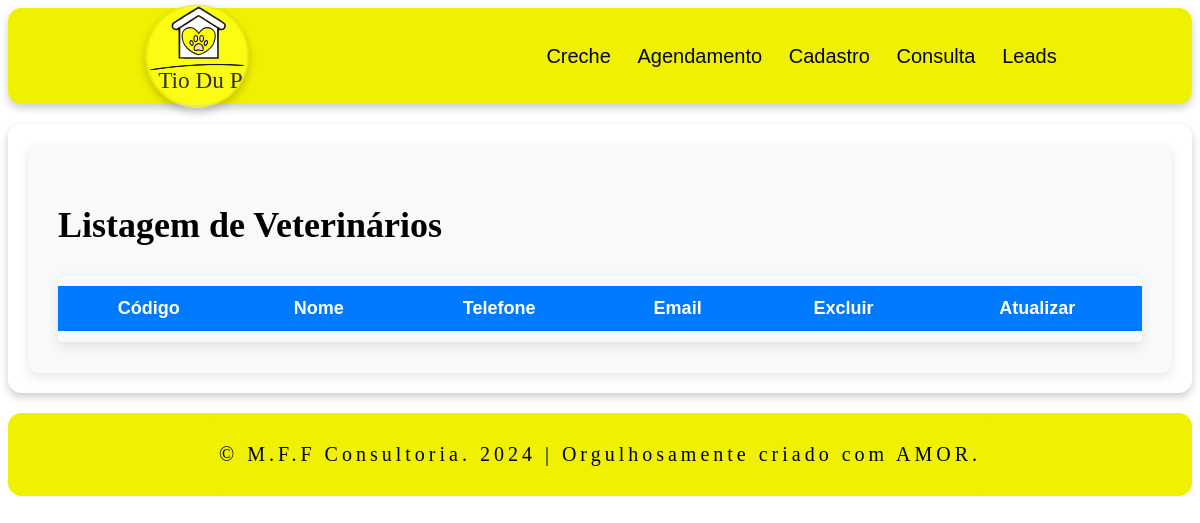
Page /office/listar_veterinario.php on the earlier database version.
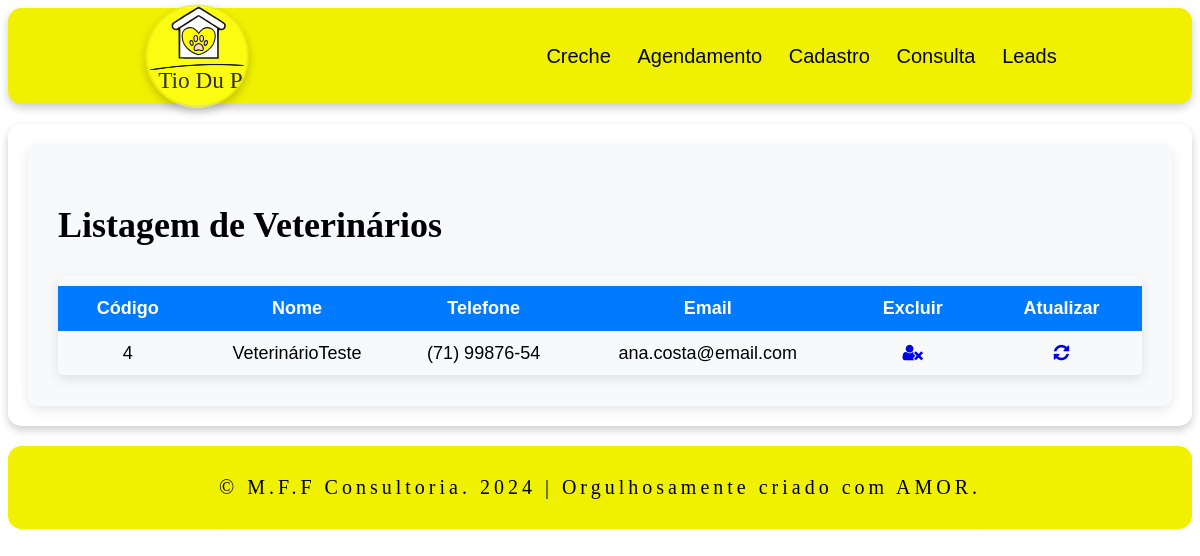
Same page on the later database version.
### tables this page shows
CREATE TABLE `veterinario` (
  `id` int(10) NOT NULL,
  `nome` varchar(100) NOT NULL,
  `telefone` varchar(13) NOT NULL,
  `email` varchar(100) NOT NULL,
  `endereco` varchar(100) DEFAULT NULL,
  `numero` varchar(10) DEFAULT NULL,
  `complemento` varchar(20) DEFAULT NULL,
  `bairro` varchar(50) NOT NULL,
  `cep` varchar(10) NOT NULL,
  `cidade` varchar(50) NOT NULL,
  `estado` varchar(2) NOT NULL
);

### office/listar_veterinario.php (the view, shortened to what this page needs)
<?php
include 'header.php';
?>
<!DOCTYPE html>
<html lang="pt-br">
<head>
	<link rel="stylesheet" href="https://cdnjs.cloudflare.com/ajax/libs/font-awesome/4.7.0/css/font-awesome.min.css">
	<link rel="stylesheet" href="officestyle.css">
    </head>
    <body>
        <?php
        $servername = "localhost";
        $username = "root";
        $password = "";
        $dbname = "db_tiodupetservice";
        $conexao = new mysqli($servername, $username, $password, $dbname);
        echo '
            <section>
                <div class="container-centered">
                    <div class="form-container">
                            <h1 class="text-center">Listagem de Veterinários</h1>
                            <table class="table table-striped table-hover">
                             <thead>
                              <tr>
                               <th>Código</th>
                               <th>Nome</th>
                               <th>Telefone</th>
                               <th>Email</th>
                               <th>Excluir</hd>
                               <th>Atualizar</th>
                               </tr>
                             <thead>
                        </div>
                    </div>
                </section> ';
        $sql = "SELECT * FROM veterinario";
        $resultado = $conexao->query($sql);
        if ($resultado != null)
            foreach ($resultado as $linha) {
                echo '<tr>';
                echo '<td>' . $linha['id'] . '</td>';
                echo '<td>' . $linha['nome'] . '</td>';
                echo '<td>' . $linha['telefone'] . '</td>';
                echo '<td>' . $linha['email'] . '</td>';
                echo '<td><a href="excluir_veterinario.php?id=' . $linha['id'] .
                                             '&nome=' . $linha['nome'] .
                                               '&telefone=' . $linha['telefone'] .
                                                '&email=' . $linha['email'] .
                                                 '&endereco=' . $linha['endereco'] .
                                                  '&numero=' . $linha['numero'] .
                                                   '&complemento=' . $linha['complemento'] .
                                                    '&bairro=' . $linha['bairro'] .
                                                     '&cep=' . $linha['cep'] .
                                                      '&cidade=' . $linha['cidade'] .
                                                       '&estado=' . $linha['estado'] .
                                                     '"><i class="fa fa-user-times"></i></a></td></td>';
                echo '<td><a href="atualizar_veterinario.php?id=' . $linha['id'] .
                                                '&nome=' . $linha['nome'] .
                                                '&telefone=' . $linha['telefone'] .
                                                '&email=' . $linha['email'] .
                                                '&endereco=' . $linha['endereco'] .
                                                    '&numero=' . $linha['numero'] .
                                                    '&complemento=' . $linha['complemento'] .
                                                    '&bairro=' . $linha['bairro'] .
                                                    '&cep=' . $linha['cep'] .
                                                        '&cidade=' . $linha['cidade'] .
                                                        '&estado=' . $linha['estado'] .
                                                     '"><i class="fa fa-refresh"></i></a></td></td>';
                echo '</tr>';
            }
        ?>
    </body>
    <?php
include 'footer.php';
?>
    </html>

Differences in the rows shown:
added veterinario: id "4", nome "VeterinárioTeste", telefone "(71) 99876-54", email "ana.costa@email.com"
